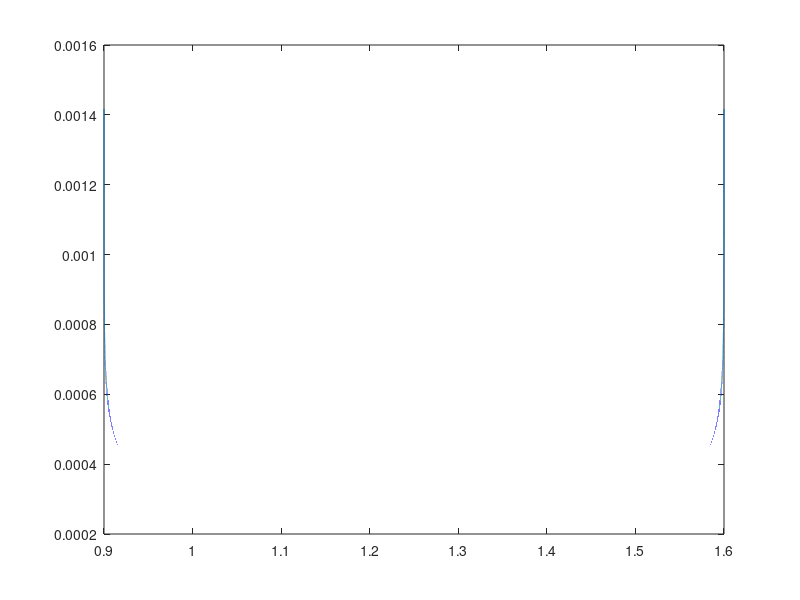
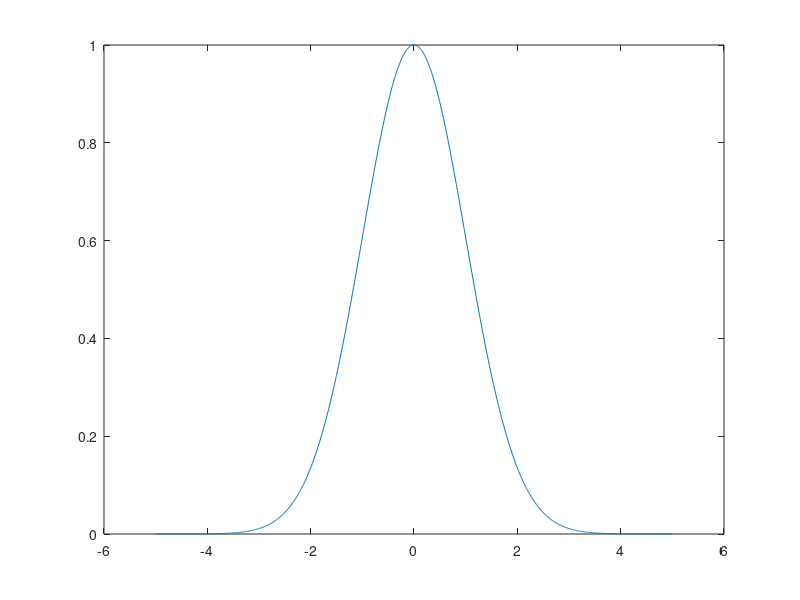

Source code (MATLAB) for these figures, in order:

u = 0.9:0.000001:1.6; 
u = u';
l1 = log(u(:,1)-0.9) + log((-u(:,1)+1.6));
l = 1/-10000*l1;
plot(u(:,1), l)

%% rbf
figure
d = -5:0.01:5;
width = 1;
r = exp(-0.5*width*(d.^2));
plot(d,r)